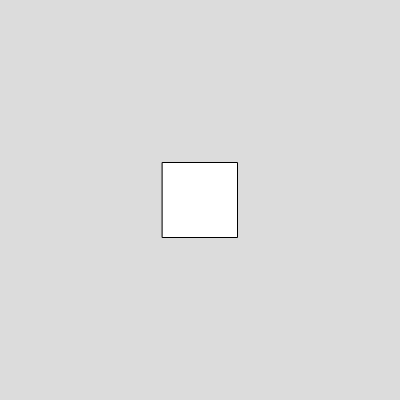
Frame 1 (no input)
Frame 60 (no input): identical to frame 1, image omitted
Frame 120 (the mouse pressed at the canvas centre since frame 60): identical to frame 1, image omitted

The p5.js sketch that drew this single still picture (run headless with seeded random() and noise() and a simulated clock; from frame 60 on, the mouse is pressed at the canvas centre):

// p5.js sketch
// ── sketch.js
function setup() {
  createCanvas(400, 400);
}

function draw() {
  background(220);
  rectMode(CENTER);
  rect(width/2, height/2, 75,75);
}
